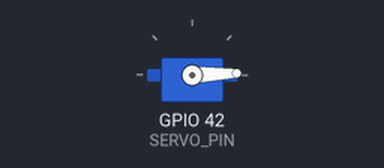
Recording of a sketch running on a simulated ESP32. Parts: servo.

Above: at 1.05 s.
At 2.55 s:
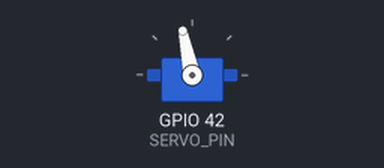
At 4.05 s:
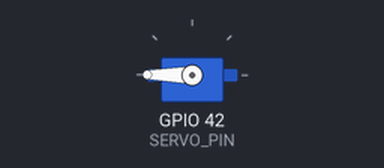
At 7.1 s:
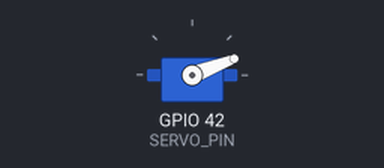
Timing chart, 0 to 10.7 s (numbered marks = the images above):
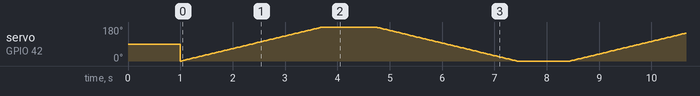

The sketch:

6_Servo.ino
```cpp
#include <ESP32Servo.h>  // Include the ESP32 servo control library

Servo myServo;           // Create a servo object named myServo

// Define the pin connected to the servo signal line as GPIO42 (please modify according to actual wiring)
const int SERVO_PIN = 42;

void setup() {
  // Initialize the servo
  myServo.attach(SERVO_PIN);
  myServo.write(90);        // Initialize the servo angle to 90 degrees
  delay(1000);              // Wait for 1000 milliseconds (1 second) for the servo to stabilize
}

void loop() {
  // Phase 1: Smoothly rotate from 0 degrees to 180 degrees
  for (int angle = 0; angle <= 180; angle += 1) {
    myServo.write(angle);   // Command the servo to turn to the current angle
    delay(15);              // Wait for 15 milliseconds to give the servo time to move
  }

  delay(1000);              // Pause for 1 second upon reaching 180 degrees

  // Phase 2: Smoothly rotate back from 180 degrees to 0 degrees
  for (int angle = 180; angle >= 0; angle -= 1) {
    myServo.write(angle);   // Command the servo to turn to the current angle
    delay(15);              // Wait 15 milliseconds as well
  }

  delay(1000);              // Pause for another 1 second after returning to 0 degrees
}
```
